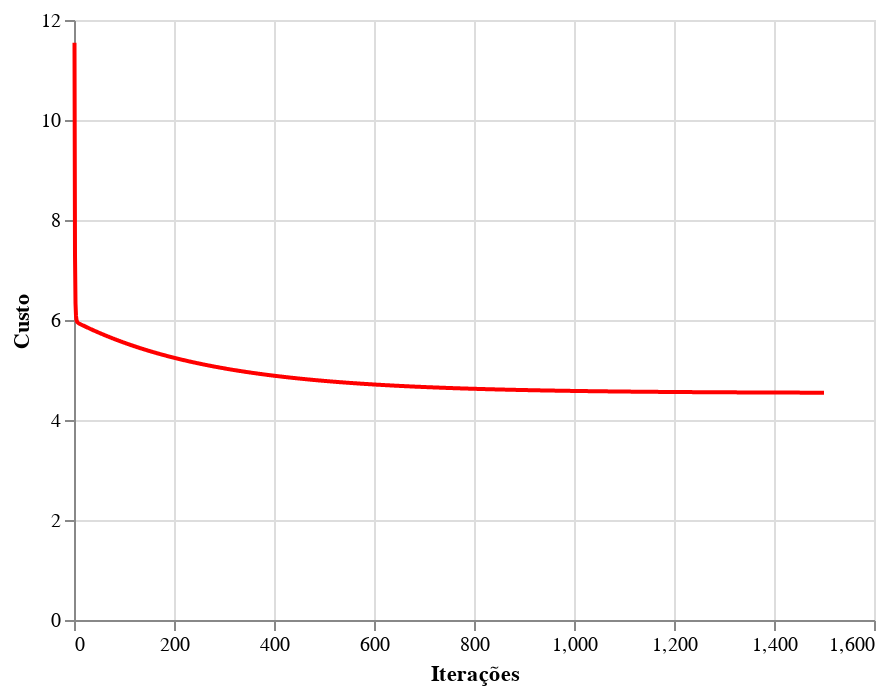

The notebook cell saved with this chart:
### Code cell
custo_plot

### Figure 1 — Vega-Lite specification as saved in the notebook (floating-point values rounded to 4 significant figures; data arrays with more than 128 entries replaced by an {"elided": "..."} marker saying what was removed)
{"$schema": "https://vega.github.io/schema/vega-lite/v2.6.0.json", "config": {"view": {"height": 300, "width": 400}}, "data": {"name": "data-b184ee7981adf582b2cca664362f19b5"}, "datasets": {"data-b184ee7981adf582b2cca664362f19b5": {"elided": "1500 records"}}, "encoding": {"x": {"axis": {"title": "Iterações"}, "field": "Iteracoes", "type": "quantitative"}, "y": {"axis": {"title": "Custo"}, "field": "Custo", "type": "quantitative"}}, "mark": {"color": "red", "type": "line"}}
